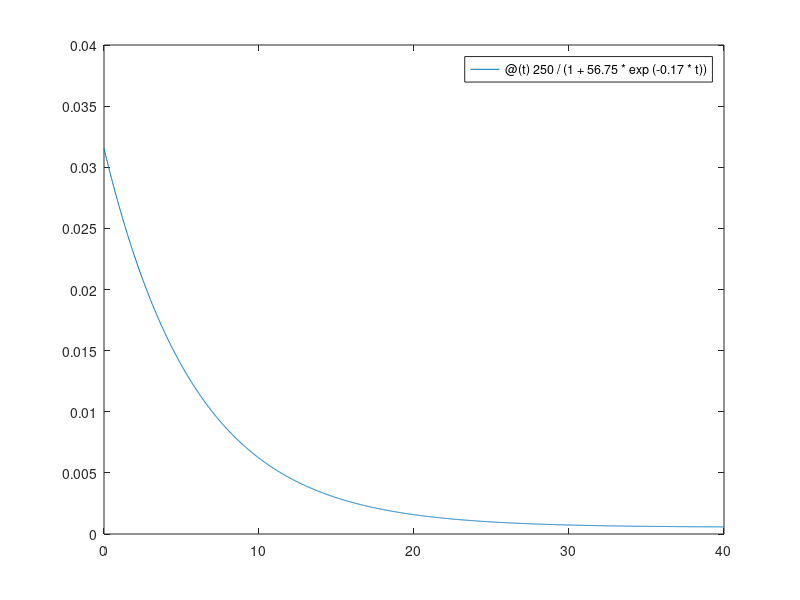

MATLAB code to generate this figure:
% Lab 1
% Name: Craig Isesele
% Student No: 100950074

% Part 1
%a
B_t_1 = 250/(1 + 56.75*exp(-0.17*1));
%b
B_t_4 = 250/(1 + 56.75*exp(-0.17*4));
%c
B = @(t)250/(1 + 56.75*exp(-0.17*t));
%d
fprintf('Number of bacteria at t = 1 hour is %f\n', B(1));
%e
fprintf('Number of bacteria at t = 4 hours is %f\n', B(4));
%f
B_vector = @(t)250./(1 + 56.75*exp(-0.17*t));
fprintf('Number of bacteria at t = 1 or 4 hours is %f\n', B_vector([1 4]));
%g
figure(1)
fplot(B, [0 40])
%h

%i

%j

% Part 2


% Part 3
